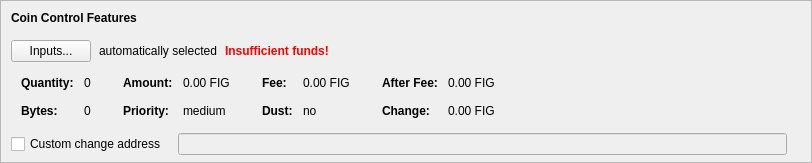
    <widget class="QFrame" name="frameCoinControl">
     <property name="sizePolicy">
      <sizepolicy hsizetype="Expanding" vsizetype="Expanding">
       <horstretch>0</horstretch>
       <verstretch>0</verstretch>
      </sizepolicy>
     </property>
     <property name="maximumSize">
      <size>
       <width>16777215</width>
       <height>16777215</height>
      </size>
     </property>
     <property name="frameShape">
      <enum>QFrame::StyledPanel</enum>
     </property>
     <property name="frameShadow">
      <enum>QFrame::Sunken</enum>
     </property>
     <layout class="QVBoxLayout" name="verticalLayoutCoinControl2">
      <property name="spacing">
       <number>0</number>
      </property>
      <property name="leftMargin">
       <number>0</number>
      </property>
      <property name="topMargin">
       <number>0</number>
      </property>
      <property name="rightMargin">
       <number>0</number>
      </property>
      <property name="bottomMargin">
       <number>6</number>
      </property>
      <item>
       <layout class="QVBoxLayout" name="verticalLayoutCoinControl" stretch="0,0,0,0,1">
        <property name="spacing">
         <number>0</number>
        </property>
        <property name="leftMargin">
         <number>10</number>
        </property>
        <property name="topMargin">
         <number>10</number>
        </property>
        <item>
         <layout class="QHBoxLayout" name="horizontalLayoutCoinControl1">
          <property name="bottomMargin">
           <number>15</number>
          </property>
          <item>
           <widget class="QLabel" name="labelCoinControlFeatures">
            <property name="sizePolicy">
             <sizepolicy hsizetype="Preferred" vsizetype="Maximum">
              <horstretch>0</horstretch>
              <verstretch>0</verstretch>
             </sizepolicy>
            </property>
            <property name="font">
             <font>
              <weight>75</weight>
              <bold>true</bold>
             </font>
            </property>
            <property name="styleSheet">
             <string notr="true">font-weight:bold;</string>
            </property>
            <property name="text">
             <string>Coin Control Features</string>
            </property>
           </widget>
          </item>
         </layout>
        </item>
        <item>
         <layout class="QHBoxLayout" name="horizontalLayoutCoinControl2" stretch="0,0,0,0">
          <property name="spacing">
           <number>8</number>
          </property>
          <property name="bottomMargin">
           <number>10</number>
          </property>
          <item>
           <widget class="QPushButton" name="pushButtonCoinControl">
            <property name="styleSheet">
             <string notr="true"/>
            </property>
            <property name="text">
             <string>Inputs...</string>
            </property>
            <property name="autoDefault">
             <bool>false</bool>
            </property>
           </widget>
          </item>
          <item>
           <widget class="QLabel" name="labelCoinControlAutomaticallySelected">
            <property name="text">
             <string>automatically selected</string>
            </property>
            <property name="margin">
             <number>5</number>
            </property>
           </widget>
          </item>
          <item>
           <widget class="QLabel" name="labelCoinControlInsuffFunds">
            <property name="font">
             <font>
              <weight>75</weight>
              <bold>true</bold>
             </font>
            </property>
            <property name="styleSheet">
             <string notr="true">color:red;font-weight:bold;</string>
            </property>
            <property name="text">
             <string>Insufficient funds!</string>
            </property>
            <property name="margin">
             <number>5</number>
            </property>
           </widget>
          </item>
          <item>
           <spacer name="horizontalSpacerCoinControl">
            <property name="orientation">
             <enum>Qt::Horizontal</enum>
            </property>
            <property name="sizeHint" stdset="0">
             <size>
              <width>40</width>
              <height>1</height>
             </size>
            </property>
           </spacer>
          </item>
         </layout>
        </item>
        <item>
         <widget class="QWidget" name="widgetCoinControl" native="true">
          <property name="sizePolicy">
           <sizepolicy hsizetype="Preferred" vsizetype="Preferred">
            <horstretch>0</horstretch>
            <verstretch>0</verstretch>
           </sizepolicy>
          </property>
          <property name="minimumSize">
           <size>
            <width>0</width>
            <height>0</height>
           </size>
          </property>
          <property name="styleSheet">
           <string notr="true"/>
          </property>
          <layout class="QHBoxLayout" name="horizontalLayoutCoinControl5">
           <property name="leftMargin">
            <number>0</number>
           </property>
           <property name="topMargin">
            <number>0</number>
           </property>
           <property name="rightMargin">
            <number>0</number>
           </property>
           <property name="bottomMargin">
            <number>0</number>
           </property>
           <item>
            <layout class="QHBoxLayout" name="horizontalLayoutCoinControl3" stretch="0,0,0,1">
             <property name="spacing">
              <number>20</number>
             </property>
             <property name="topMargin">
              <number>0</number>
             </property>
             <property name="bottomMargin">
              <number>10</number>
             </property>
             <item>
              <layout class="QFormLayout" name="formLayoutCoinControl1">
               <property name="horizontalSpacing">
                <number>10</number>
               </property>
               <property name="verticalSpacing">
                <number>14</number>
               </property>
               <property name="leftMargin">
                <number>10</number>
               </property>
               <property name="topMargin">
                <number>4</number>
               </property>
               <property name="rightMargin">
                <number>6</number>
               </property>
               <item row="0" column="0">
                <widget class="QLabel" name="labelCoinControlQuantityText">
                 <property name="font">
                  <font>
                   <weight>75</weight>
                   <bold>true</bold>
                  </font>
                 </property>
                 <property name="text">
                  <string>Quantity:</string>
                 </property>
                 <property name="margin">
                  <number>0</number>
                 </property>
                </widget>
               </item>
               <item row="0" column="1">
                <widget class="QLabel" name="labelCoinControlQuantity">
                 <property name="cursor">
                  <cursorShape>IBeamCursor</cursorShape>
                 </property>
                 <property name="contextMenuPolicy">
                  <enum>Qt::ActionsContextMenu</enum>
                 </property>
                 <property name="text">
                  <string notr="true">0</string>
                 </property>
                 <property name="margin">
                  <number>0</number>
                 </property>
                 <property name="textInteractionFlags">
                  <set>Qt::LinksAccessibleByMouse|Qt::TextSelectableByKeyboard|Qt::TextSelectableByMouse</set>
                 </property>
                </widget>
               </item>
               <item row="1" column="0">
                <widget class="QLabel" name="labelCoinControlBytesText">
                 <property name="font">
                  <font>
                   <weight>75</weight>
                   <bold>true</bold>
                  </font>
                 </property>
                 <property name="text">
                  <string>Bytes:</string>
                 </property>
                </widget>
               </item>
               <item row="1" column="1">
                <widget class="QLabel" name="labelCoinControlBytes">
                 <property name="cursor">
                  <cursorShape>IBeamCursor</cursorShape>
                 </property>
                 <property name="contextMenuPolicy">
                  <enum>Qt::ActionsContextMenu</enum>
                 </property>
                 <property name="text">
                  <string notr="true">0</string>
                 </property>
                 <property name="textInteractionFlags">
                  <set>Qt::LinksAccessibleByMouse|Qt::TextSelectableByKeyboard|Qt::TextSelectableByMouse</set>
                 </property>
                </widget>
               </item>
              </layout>
             </item>
             <item>
              <layout class="QFormLayout" name="formLayoutCoinControl2">
               <property name="horizontalSpacing">
                <number>10</number>
               </property>
               <property name="verticalSpacing">
                <number>14</number>
               </property>
               <property name="leftMargin">
                <number>6</number>
               </property>
               <property name="topMargin">
                <number>4</number>
               </property>
               <property name="rightMargin">
                <number>6</number>
               </property>
               <item row="0" column="0">
                <widget class="QLabel" name="labelCoinControlAmountText">
                 <property name="font">
                  <font>
                   <weight>75</weight>
                   <bold>true</bold>
                  </font>
                 </property>
                 <property name="text">
                  <string>Amount:</string>
                 </property>
                 <property name="margin">
                  <number>0</number>
                 </property>
                </widget>
               </item>
               <item row="0" column="1">
                <widget class="QLabel" name="labelCoinControlAmount">
                 <property name="cursor">
                  <cursorShape>IBeamCursor</cursorShape>
                 </property>
                 <property name="contextMenuPolicy">
                  <enum>Qt::ActionsContextMenu</enum>
                 </property>
                 <property name="text">
                  <string notr="true">0.00 FIG</string>
                 </property>
                 <property name="textInteractionFlags">
                  <set>Qt::LinksAccessibleByMouse|Qt::TextSelectableByKeyboard|Qt::TextSelectableByMouse</set>
                 </property>
                </widget>
               </item>
               <item row="1" column="0">
                <widget class="QLabel" name="labelCoinControlPriorityText">
                 <property name="font">
                  <font>
                   <weight>75</weight>
                   <bold>true</bold>
                  </font>
                 </property>
                 <property name="text">
                  <string>Priority:</string>
                 </property>
                </widget>
               </item>
               <item row="1" column="1">
                <widget class="QLabel" name="labelCoinControlPriority">
                 <property name="cursor">
                  <cursorShape>IBeamCursor</cursorShape>
                 </property>
                 <property name="contextMenuPolicy">
                  <enum>Qt::ActionsContextMenu</enum>
                 </property>
                 <property name="text">
                  <string>medium</string>
                 </property>
                 <property name="textInteractionFlags">
                  <set>Qt::LinksAccessibleByMouse|Qt::TextSelectableByKeyboard|Qt::TextSelectableByMouse</set>
                 </property>
                </widget>
               </item>
              </layout>
             </item>
             <item>
              <layout class="QFormLayout" name="formLayoutCoinControl3">
               <property name="horizontalSpacing">
                <number>10</number>
               </property>
               <property name="verticalSpacing">
                <number>14</number>
               </property>
               <property name="leftMargin">
                <number>6</number>
               </property>
               <property name="topMargin">
                <number>4</number>
               </property>
               <property name="rightMargin">
                <number>6</number>
               </property>
               <item row="0" column="0">
                <widget class="QLabel" name="labelCoinControlFeeText">
                 <property name="font">
                  <font>
                   <weight>75</weight>
                   <bold>true</bold>
                  </font>
                 </property>
                 <property name="text">
                  <string>Fee:</string>
                 </property>
                 <property name="margin">
                  <number>0</number>
                 </property>
                </widget>
               </item>
               <item row="0" column="1">
                <widget class="QLabel" name="labelCoinControlFee">
                 <property name="cursor">
                  <cursorShape>IBeamCursor</cursorShape>
                 </property>
                 <property name="contextMenuPolicy">
                  <enum>Qt::ActionsContextMenu</enum>
                 </property>
                 <property name="text">
                  <string notr="true">0.00 FIG</string>
                 </property>
                 <property name="textInteractionFlags">
                  <set>Qt::LinksAccessibleByMouse|Qt::TextSelectableByKeyboard|Qt::TextSelectableByMouse</set>
                 </property>
                </widget>
               </item>
               <item row="1" column="0">
                <widget class="QLabel" name="labelCoinControlLowOutputText">
                 <property name="font">
                  <font>
                   <weight>75</weight>
                   <bold>true</bold>
                  </font>
                 </property>
                 <property name="text">
                  <string>Dust:</string>
                 </property>
                </widget>
               </item>
               <item row="1" column="1">
                <widget class="QLabel" name="labelCoinControlLowOutput">
                 <property name="cursor">
                  <cursorShape>IBeamCursor</cursorShape>
                 </property>
                 <property name="contextMenuPolicy">
                  <enum>Qt::ActionsContextMenu</enum>
                 </property>
                 <property name="text">
                  <string>no</string>
                 </property>
                 <property name="textInteractionFlags">
                  <set>Qt::LinksAccessibleByMouse|Qt::TextSelectableByKeyboard|Qt::TextSelectableByMouse</set>
                 </property>
                </widget>
               </item>
              </layout>
             </item>
             <item>
              <layout class="QFormLayout" name="formLayoutCoinControl4">
               <property name="horizontalSpacing">
                <number>10</number>
               </property>
               <property name="verticalSpacing">
                <number>14</number>
               </property>
               <property name="leftMargin">
                <number>6</number>
               </property>
               <property name="topMargin">
                <number>4</number>
               </property>
               <property name="rightMargin">
                <number>6</number>
               </property>
               <item row="0" column="0">
                <widget class="QLabel" name="labelCoinControlAfterFeeText">
                 <property name="font">
                  <font>
                   <weight>75</weight>
                   <bold>true</bold>
                  </font>
                 </property>
                 <property name="text">
                  <string>After Fee:</string>
                 </property>
                 <property name="margin">
                  <number>0</number>
                 </property>
                </widget>
               </item>
               <item row="0" column="1">
                <widget class="QLabel" name="labelCoinControlAfterFee">
                 <property name="cursor">
                  <cursorShape>IBeamCursor</cursorShape>
                 </property>
                 <property name="contextMenuPolicy">
                  <enum>Qt::ActionsContextMenu</enum>
                 </property>
                 <property name="text">
                  <string notr="true">0.00 FIG</string>
                 </property>
                 <property name="textInteractionFlags">
                  <set>Qt::LinksAccessibleByMouse|Qt::TextSelectableByKeyboard|Qt::TextSelectableByMouse</set>
                 </property>
                </widget>
               </item>
               <item row="1" column="0">
                <widget class="QLabel" name="labelCoinControlChangeText">
                 <property name="font">
                  <font>
                   <weight>75</weight>
                   <bold>true</bold>
                  </font>
                 </property>
                 <property name="text">
                  <string>Change:</string>
                 </property>
                </widget>
               </item>
               <item row="1" column="1">
                <widget class="QLabel" name="labelCoinControlChange">
                 <property name="cursor">
                  <cursorShape>IBeamCursor</cursorShape>
                 </property>
                 <property name="contextMenuPolicy">
                  <enum>Qt::ActionsContextMenu</enum>
                 </property>
                 <property name="text">
                  <string notr="true">0.00 FIG</string>
                 </property>
                 <property name="textInteractionFlags">
                  <set>Qt::LinksAccessibleByMouse|Qt::TextSelectableByKeyboard|Qt::TextSelectableByMouse</set>
                 </property>
                </widget>
               </item>
              </layout>
             </item>
            </layout>
           </item>
          </layout>
         </widget>
        </item>
        <item>
         <layout class="QHBoxLayout" name="horizontalLayoutCoinControl4" stretch="0,0,0">
          <property name="spacing">
           <number>12</number>
          </property>
          <property name="sizeConstraint">
           <enum>QLayout::SetDefaultConstraint</enum>
          </property>
          <property name="topMargin">
           <number>5</number>
          </property>
          <property name="rightMargin">
           <number>5</number>
          </property>
          <item>
           <widget class="QCheckBox" name="checkBoxCoinControlChange">
            <property name="toolTip">
             <string>If this is activated, but the change address is empty or invalid, change will be sent to a newly generated address.</string>
            </property>
            <property name="text">
             <string>Custom change address</string>
            </property>
           </widget>
          </item>
          <item>
           <widget class="QValidatedLineEdit" name="lineEditCoinControlChange">
            <property name="enabled">
             <bool>false</bool>
            </property>
            <property name="sizePolicy">
             <sizepolicy hsizetype="Expanding" vsizetype="Fixed">
              <horstretch>0</horstretch>
              <verstretch>0</verstretch>
             </sizepolicy>
            </property>
           </widget>
          </item>
          <item>
           <widget class="QLabel" name="labelCoinControlChangeLabel">
            <property name="sizePolicy">
             <sizepolicy hsizetype="Preferred" vsizetype="Expanding">
              <horstretch>0</horstretch>
              <verstretch>0</verstretch>
             </sizepolicy>
            </property>
            <property name="minimumSize">
             <size>
              <width>0</width>
              <height>0</height>
             </size>
            </property>
            <property name="text">
             <string/>
            </property>
            <property name="margin">
             <number>3</number>
            </property>
           </widget>
          </item>
         </layout>
        </item>
        <item>
         <spacer name="verticalSpacerCoinControl">
          <property name="orientation">
           <enum>Qt::Vertical</enum>
          </property>
          <property name="sizeHint" stdset="0">
           <size>
            <width>800</width>
            <height>1</height>
           </size>
          </property>
         </spacer>
        </item>
       </layout>
      </item>
     </layout>
    </widget>
